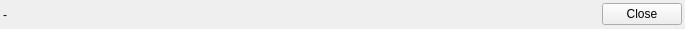
<?xml version="1.0" encoding="UTF-8"?>
<ui version="4.0">
 <class>WidgetInfoBox</class>
 <widget class="QWidget" name="WidgetInfoBox">
  <property name="geometry">
   <rect>
    <x>0</x>
    <y>0</y>
    <width>685</width>
    <height>29</height>
   </rect>
  </property>
  <property name="windowTitle">
   <string>Information</string>
  </property>
  <layout class="QHBoxLayout" name="horizontalLayout">
   <property name="spacing">
    <number>2</number>
   </property>
   <property name="margin">
    <number>3</number>
   </property>
   <item>
    <widget class="QLabel" name="lblInfo">
     <property name="sizePolicy">
      <sizepolicy hsizetype="Expanding" vsizetype="Preferred">
       <horstretch>0</horstretch>
       <verstretch>0</verstretch>
      </sizepolicy>
     </property>
     <property name="text">
      <string>-</string>
     </property>
     <property name="wordWrap">
      <bool>true</bool>
     </property>
    </widget>
   </item>
   <item>
    <widget class="QPushButton" name="btnClose">
     <property name="text">
      <string>Close</string>
     </property>
    </widget>
   </item>
  </layout>
 </widget>
 <resources/>
 <connections>
  <connection>
   <sender>btnClose</sender>
   <signal>clicked()</signal>
   <receiver>WidgetInfoBox</receiver>
   <slot>deleteLater()</slot>
   <hints>
    <hint type="sourcelabel">
     <x>618</x>
     <y>21</y>
    </hint>
    <hint type="destinationlabel">
     <x>579</x>
     <y>36</y>
    </hint>
   </hints>
  </connection>
 </connections>
</ui>
